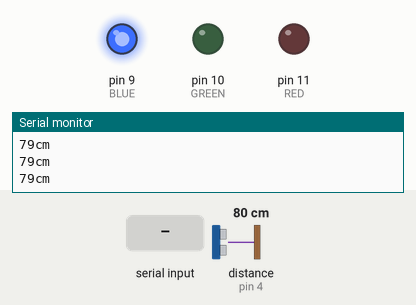
The sketch below on a simulated Arduino Uno, built with avr-gcc and run on an emulated ATmega328P. Shown: output pins drawn as LEDs (lit = HIGH), the last lines printed to the serial monitor. Wiring (inferred from the names in the program): ultrasonic range finder: trigger pin 5; echo pin 4. The test bench sets the inputs (shaded band); at power-on: distance to the obstacle (sensor on pin 4) 80 cm. The echo pulse lasts 58.3 µs per cm; pins used as bus, display or sensor lines are not drawn.

Above: at 1.2 s.
1.3 s: distance to the obstacle (sensor on pin 4) set to 23 cm
2.8 s: distance to the obstacle (sensor on pin 4) set to 18 cm
At 4.0 s:
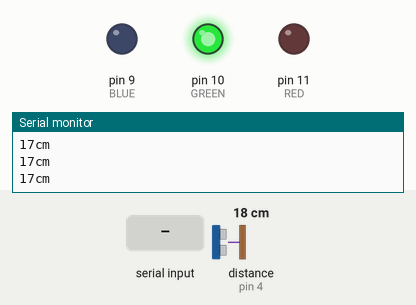
4.4 s: "RED IS ON" received over the second serial link
At 6.7 s:
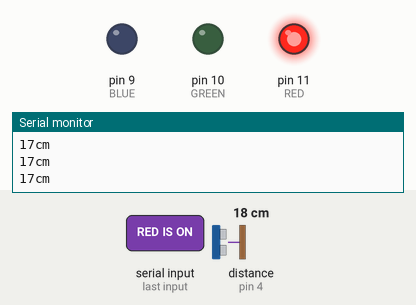
7.4 s: "RED IS OFF" received over the second serial link
At 9.2 s:
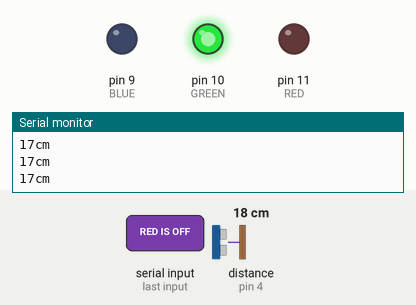
10.4 s: "BLUE IS ON" received over the second serial link
At 12.8 s:
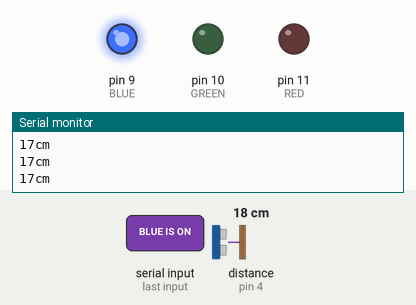
13.4 s: "BLUE IS OFF" received over the second serial link
At 15.5 s:
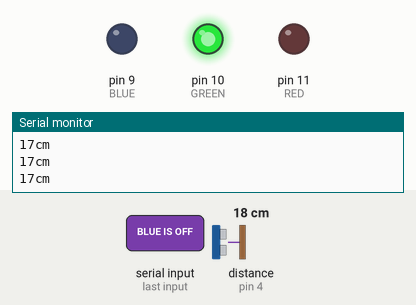
Timing chart, 0 to 17.0 s (numbered marks = the images above; inputs shaded):
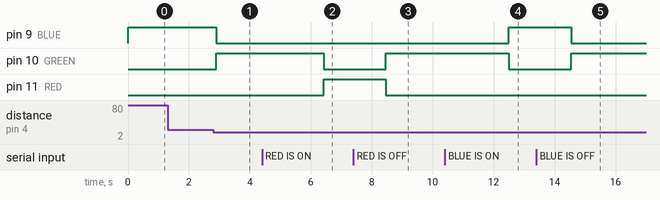

Measured:
- the behaviour switches between 21 and 20 cm on distance to the obstacle (sensor on pin 4) (found by bisection; images 0 and 1)
- after the input at 2.8 s, pin 9 (BLUE): HIGH → LOW after 0.10 s; pin 10 (GREEN): LOW → HIGH after 0.10 s
- after the input at 4.4 s, pin 10 (GREEN): HIGH → LOW after 2.0 s; pin 11 (RED): LOW → HIGH after 2.0 s
- after the input at 7.4 s, pin 10 (GREEN): LOW → HIGH after 1.1 s; pin 11 (RED): HIGH → LOW after 1.1 s
- after the input at 10.4 s, pin 9 (BLUE): LOW → HIGH after 2.1 s; pin 10 (GREEN): HIGH → LOW after 2.1 s
- after the input at 13.4 s, pin 9 (BLUE): HIGH → LOW after 1.1 s; pin 10 (GREEN): LOW → HIGH after 1.1 s

The sketch:

mine_bluetooth.ino
```cpp
// 아두이노 블루투스 통신(LED 조절) + 시리얼 통신(초음파 센서 활용하여 거리 측정 + 거리에 따른 LED 조절)

#include <SoftwareSerial.h>

#define TRIG 5
#define ECHO 4
#define RED 11
#define GREEN 10
#define BLUE 9

int Tx = 2; // 전송 보내는 핀
int Rx = 3; // 수신 받는 핀

SoftwareSerial BtSerial(Tx, Rx);

void setup() {
  Serial.begin(9600);
  BtSerial.begin(9600);

  pinMode(TRIG, OUTPUT);
  pinMode(ECHO, INPUT);
}

void loop() {
  LEDtoDISTANCE();

  if (BtSerial.available()) {         // 포트 COM 5 시리얼 모니터로 확인, 입력
    String a;                         // a변수를 문자열로 선언
    a = BtSerial.readString();        // 데이터를 문자열로 읽어들여 a에 넣는다.

    while (a == "RED IS ON") {        // "RED IS ON"이면 RED LED가 켜진다.
      LEDISOFF();
      analogWrite(11, 255);
      analogWrite(10, 0);
      analogWrite(9, 0);
      BtSerial.println("Red is ON");

      if (BtSerial.available()) {
        String a;
        a = BtSerial.readString();

        if (a == "RED IS OFF") {      // "RED IS OFF"이면 RED LED가 꺼진다.
          BtSerial.println("Red is OFF");
          break;
        }
      }
    }
    while (a == "GREEN IS ON") {      // "GREEN IS ON"이면 GREEN LED가 켜진다.
      LEDISOFF();
      analogWrite(10, 255);
      analogWrite(11, 0);
      analogWrite(9, 0);
      BtSerial.println("Green is ON");

      if (BtSerial.available()) {
        String a;
        a = BtSerial.readString();

        if (a == "GREEN IS OFF") {    // "GREEN IS OFF"이면 GREEN LED가 꺼진다.
          BtSerial.println("Green is OFF");
          break;
        }
      }
    }
    while (a == "BLUE IS ON") {       // "BLUE IS ON"이면 BLUE LED가 켜진다.
      LEDISOFF();
      analogWrite(9, 255);
      analogWrite(11, 0);
      analogWrite(10, 0);
      BtSerial.println("Green is ON");

      if (BtSerial.available()) {
        String a;
        a = BtSerial.readString();

        if (a == "BLUE IS OFF") {     // "BLUE IS OFF"이면 BLUE LED가 꺼진다.
          BtSerial.println("Blue is OFF");
          break;
        }
      }
    }
  }
}


// 사용자 정의 함수
void LEDtoDISTANCE() { // 거리에 따른 LED 조절 함수
  digitalWrite(TRIG, LOW);
  delayMicroseconds(2);
  digitalWrite(TRIG, HIGH);
  delayMicroseconds(10);
  digitalWrite(TRIG, LOW);

  long distance = pulseIn(ECHO, HIGH) / 58.2;

  analogWrite(RED, 0);
  analogWrite(GREEN, 0);
  analogWrite(BLUE, 0);

  if (distance < 10) {
    analogWrite(RED, 255);
  }
  else if (distance < 20) {
    analogWrite(GREEN, 255);
  }
  else if (distance >= 20) {
    analogWrite(BLUE, 255);
  }

  Serial.print(distance); // 포트 COM 3 시리얼 모니터에 거리가 표시된다.
  Serial.println("cm");

  delay(100);
}

void LEDISOFF() { // 거리에 따른 LED 조절이 꺼지는 함수
  digitalWrite(TRIG, LOW);
  delayMicroseconds(2);
  digitalWrite(TRIG, LOW);
  delayMicroseconds(10);
  digitalWrite(TRIG, LOW);

  long distance = pulseIn(ECHO, LOW) / 58.2;

  analogWrite(RED, 0);
  analogWrite(GREEN, 0);
  analogWrite(BLUE, 0);
}
```
